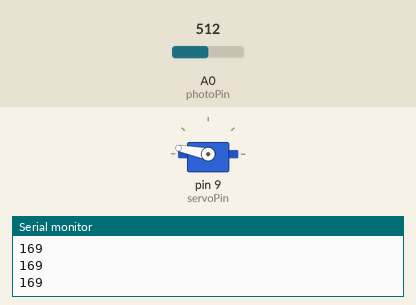
A sketch run on a simulated Arduino Uno, built with avr-gcc and run on an emulated ATmega328P. Parts: servo, the last lines printed to the serial monitor. Inputs (shaded band) come from the test bench; at power-on: A0 (photoPin) = 512.

Above: at 1.2 s.
1.3 s: A0 (photoPin) set to 716
At 2.5 s:
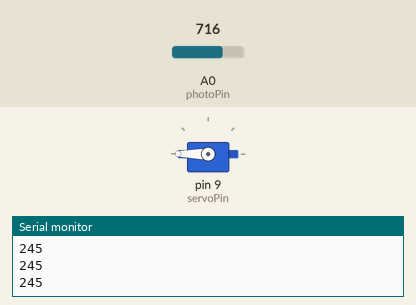
2.8 s: A0 (photoPin) set to 306
At 3.8 s:
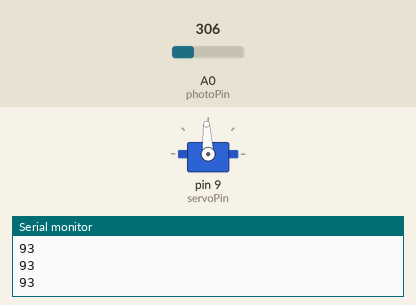
4.3 s: A0 (photoPin) set to 122
At 4.8 s:
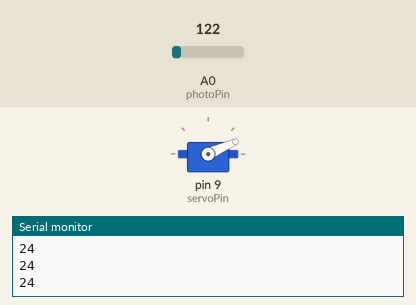
5.8 s: A0 (photoPin) set to 0
At 7.0 s:
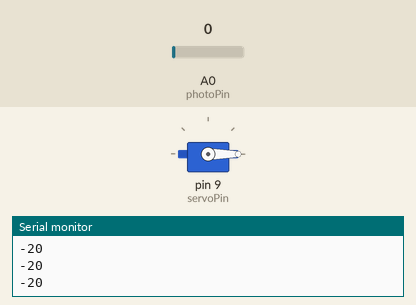
7.3 s: A0 (photoPin) set to 511
At 8.5 s:
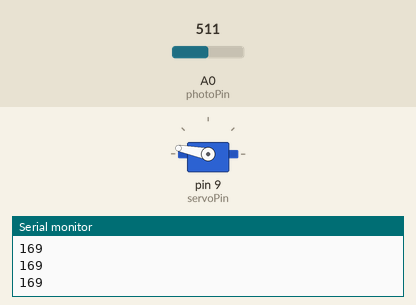
8.8 s: A0 (photoPin) set to 900
At 9.5 s:
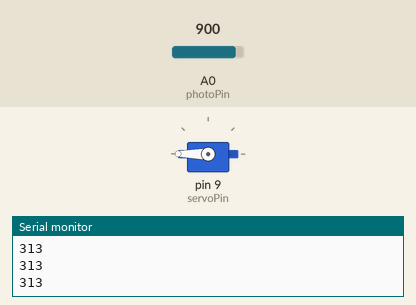
Timing chart, 0 to 11.3 s (numbered marks = the images above; inputs shaded):
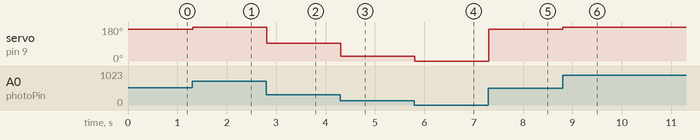

Measured:
- after the input at 1.3 s, servo on pin 9 (servoPin): 169° → 180° at once
- after the input at 2.8 s, servo on pin 9 (servoPin): 180° → 93° at once
- after the input at 4.3 s, servo on pin 9 (servoPin): 93° → 24° at once
- after the input at 5.8 s, servo on pin 9 (servoPin): 24° → 0° at once
- after the input at 7.3 s, servo on pin 9 (servoPin): 0° → 169° at once
- after the input at 8.8 s, servo on pin 9 (servoPin): 169° → 180° at once

The sketch:

SERVO____.ino
```cpp
//Servo Setup Code
#include <Servo.h>
Servo myServo;

//Component Pins
int servoPin = 9;
int photoPin = A0;

//Servo Positon
int servoPos;

//Delay
int dt = 150;

//Photo Value
int photoVal;

void setup() {
  Serial.begin (9600);
  myServo.attach (servoPin);
  pinMode (servoPin, OUTPUT);
  pinMode (photoPin, INPUT);
}

void loop() {
  photoVal = analogRead (photoPin);
  Serial.println (servoPos);
  servoPos = 33./89.*(photoVal -500.)+165.;

  myServo.write (servoPos);

}
```
